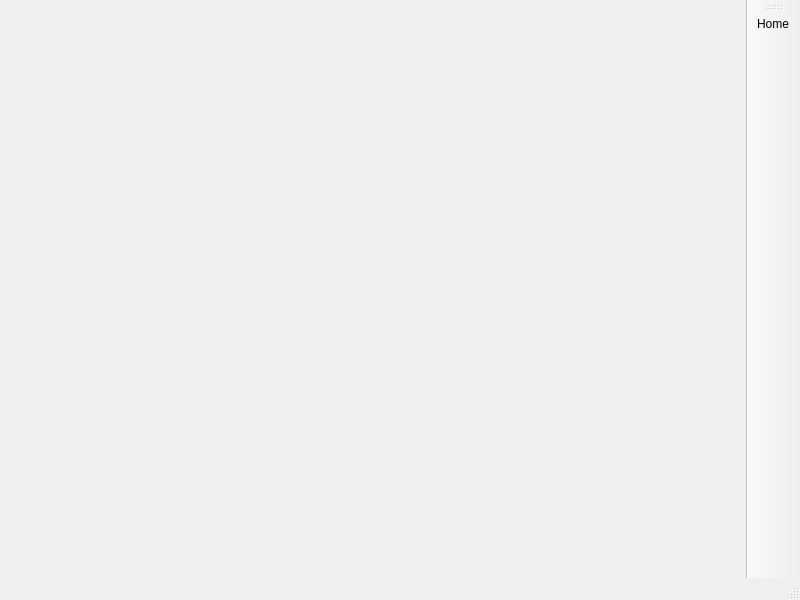
<?xml version="1.0" encoding="UTF-8"?>
<ui version="4.0">
 <class>MainWindow</class>
 <widget class="QMainWindow" name="MainWindow">
  <property name="geometry">
   <rect>
    <x>0</x>
    <y>0</y>
    <width>800</width>
    <height>600</height>
   </rect>
  </property>
  <property name="windowTitle">
   <string>MainWindow</string>
  </property>
  <widget class="QWidget" name="centralwidget"/>
  <widget class="QMenuBar" name="menubar">
   <property name="geometry">
    <rect>
     <x>0</x>
     <y>0</y>
     <width>800</width>
     <height>26</height>
    </rect>
   </property>
  </widget>
  <widget class="QStatusBar" name="statusbar"/>
  <widget class="QToolBar" name="toolBar">
   <property name="windowTitle">
    <string>toolBar</string>
   </property>
   <attribute name="toolBarArea">
    <enum>RightToolBarArea</enum>
   </attribute>
   <attribute name="toolBarBreak">
    <bool>false</bool>
   </attribute>
   <addaction name="actionHome"/>
  </widget>
  <action name="actionHome">
   <property name="icon">
    <iconset>
     <normaloff>images/toolBarIcon/home.png</normaloff>images/toolBarIcon/home.png</iconset>
   </property>
   <property name="text">
    <string>Home</string>
   </property>
  </action>
 </widget>
 <resources>
  <include location="../helloWorld/test.qrc"/>
 </resources>
 <connections/>
</ui>
